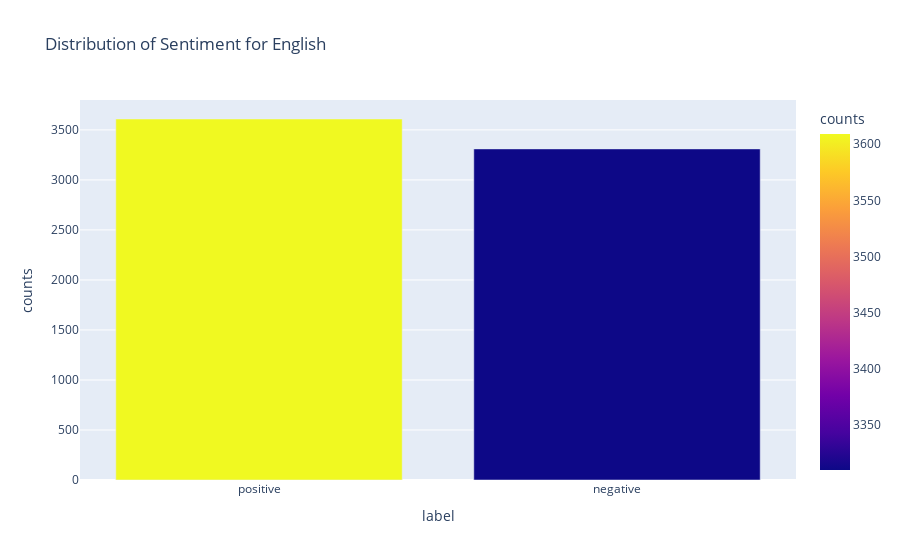

Write notebook code for a chart like this one.
### Code cell
en_df = combined_files[combined_files['language']=='english']

# Show the distribution
show_distribution(en_df, 'label', 'Distribution of Sentiment for English')

### Figure 1 — Plotly figure (JSON) as saved in the notebook; plotly's stock layout.template omitted (floating-point values rounded to 4 significant figures)
{"data": [{"alignmentgroup": "True", "hovertemplate": "label=%{x}<br>counts=%{marker.color}<extra></extra>", "legendgroup": "", "marker": {"color": [3609, 3310], "coloraxis": "coloraxis", "pattern": {"shape": ""}}, "name": "", "offsetgroup": "", "orientation": "v", "showlegend": false, "textposition": "auto", "type": "bar", "x": ["positive", "negative"], "xaxis": "x", "y": [3609, 3310], "yaxis": "y"}], "layout": {"barmode": "relative", "coloraxis": {"colorbar": {"title": {"text": "counts"}}, "colorscale": [[0, "#0d0887"], [0.1111, "#46039f"], [0.2222, "#7201a8"], [0.3333, "#9c179e"], [0.4444, "#bd3786"], [0.5556, "#d8576b"], [0.6667, "#ed7953"], [0.7778, "#fb9f3a"], [0.8889, "#fdca26"], [1, "#f0f921"]]}, "legend": {"tracegroupgap": 0}, "title": {"text": "Distribution of Sentiment for English"}, "xaxis": {"anchor": "y", "domain": [0, 1], "title": {"text": "label"}}, "yaxis": {"anchor": "x", "domain": [0, 1], "title": {"text": "counts"}}}}
